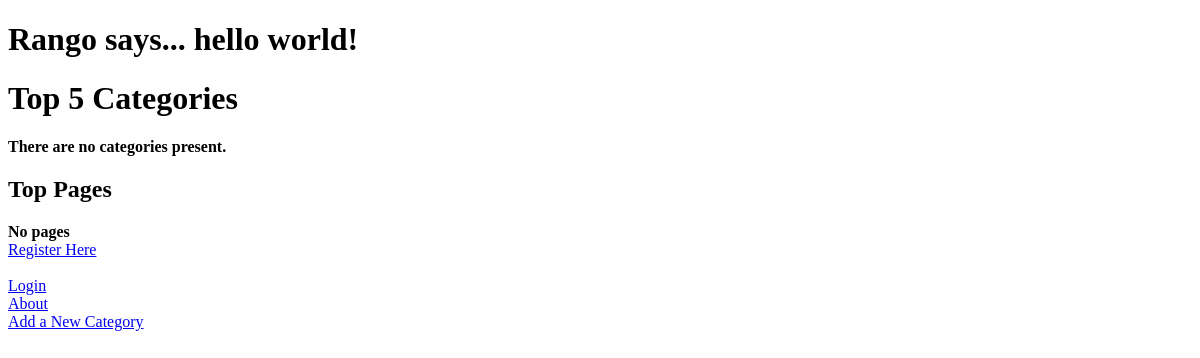
The app's page /rango/, older data.
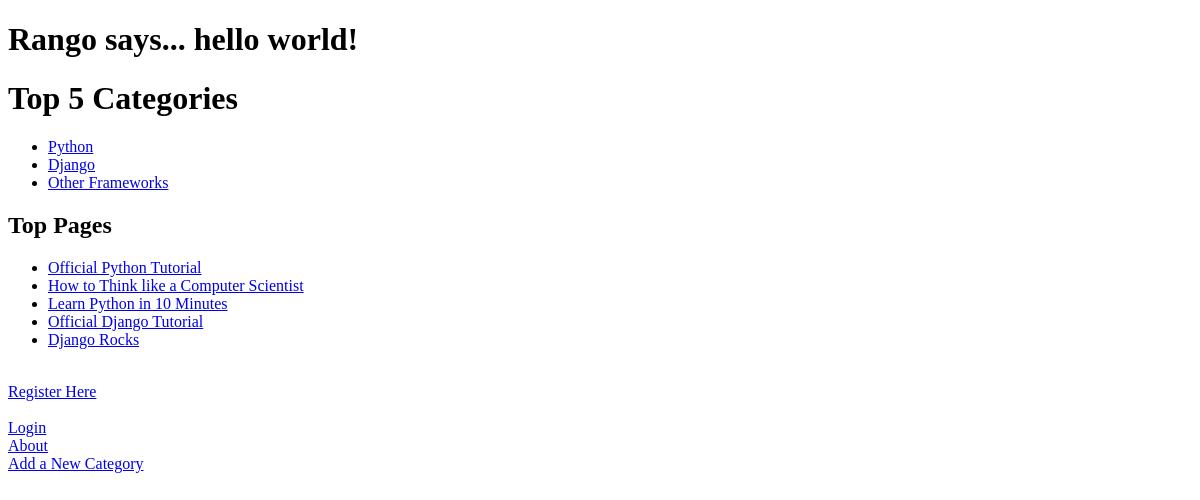
The same page, newer data.
### rango/models.py (models this page shows, shortened)
class Category(models.Model):
    name = models.CharField(max_length=128, unique=True)
    view = models.IntegerField(default = 0, unique=False)
    likes = models.IntegerField(default = 0, unique=False)
    slug = models.SlugField(unique=True)

class Page(models.Model):
    category = models.ForeignKey(Category)
    title = models.CharField(max_length=128)
    url = models.URLField()
    views = models.IntegerField(default=0)

### rango/views.py (the view)
def index(request):
     category_list = Category.objects.order_by('likes')[:5]
     page_list = Page.objects.order_by('views')[:5]
     context_dict = {'categories': category_list, 'pages': page_list}
     return render(request, 'rango/index.html', context_dict)

### templates/rango/index.html (shortened to what this page needs)
<!DOCTYPE html>
<html>
    <head>
    </head>
    <body>
        {% if user.is_authenticated %}
                <h1> Rango says... hello {{ user.username }}! </h1>
            {% else %}
                <h1> Rango says... hello world!</h1>
            {% endif %}
        <h1> Top 5 Categories </h1>
        {% if categories %}
             <ul>
                 {% for category in categories %}
                 <li><a href="/rango/category/{{ category.slug }}">{{ category.name }}</a></li>
                 {% endfor %}
             </ul>
        {% else %}
            <strong> There are no categories present.</strong>
        {% endif %}
    <h2> Top Pages </h2>
        {% if pages %}
            <ul>
                {% for page in pages %}
                <li><a href="{{ page.url }}">{{ page.title }}</a></li>
                {% endfor %}
            </ul>
            {% else %}
                <strong>No pages</strong>
            {% endif %}
        {%  if user.is_authenticated  %}
        <a href="rango/restricted/">Restricted Page</a><br />
        <a href="/rango/logout/">Logout</a><br />
        {% else %}
        <br><a href="/rango/register/">Register Here</a><br />
        <br><a href="/rango/login/">Login</a><br />
        {% endif %}
        <a href="/rango/about/">About</a>
        <br><a href="/rango/add_category/">Add a New Category</a><br />
    </body>
</html>

Row changes from the older to the newer data that the page shows:
added Category: name "Python"
added Category: name "Django"
added Category: name "Other Frameworks"
added Page: title "Official Python Tutorial"
added Page: title "How to Think like a Computer Scientist"
added Page: title "Learn Python in 10 Minutes"
added Page: title "Official Django Tutorial"
added Page: title "Django Rocks"
Text that changed along with them:
text no longer shown: "There are no categories present. No pages"
